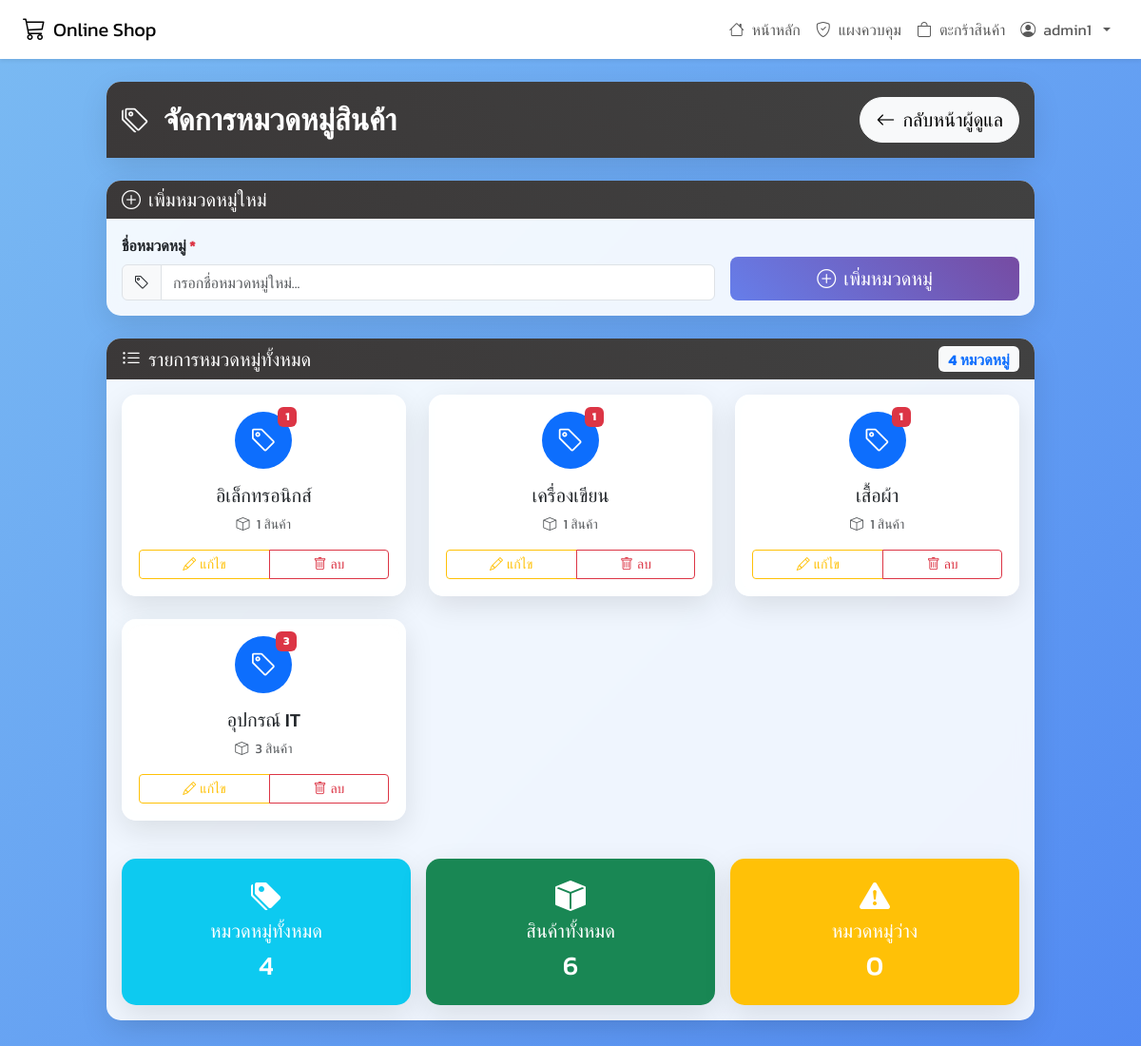
The app's page /admin/category.php (signed in) with its own data.
### tables this page shows
CREATE TABLE `categories` (
  `category_id` int(11) NOT NULL,
  `category_name` varchar(100) NOT NULL
);

### admin/category.php (the view, shortened to what this page needs)
<?php
require '../config.php';
$stmt = $conn->query("
    SELECT c.*,
           COALESCE(COUNT(p.product_id), 0) as product_count
    FROM categories c
    LEFT JOIN products p ON c.category_id = p.category_id
    GROUP BY c.category_id
    ORDER BY c.category_id ASC
");
$categories = $stmt->fetchAll(PDO::FETCH_ASSOC);
?>
<!DOCTYPE html>
<html lang="th">
<head>
    <link href="https://cdn.jsdelivr.net/npm/bootstrap@5.3.0/dist/css/bootstrap.min.css" rel="stylesheet">
    <link href="https://cdn.jsdelivr.net/npm/bootstrap-icons@1.11.0/font/bootstrap-icons.css" rel="stylesheet">
</head>
<body>
    <nav class="navbar navbar-expand-lg bg-white shadow-sm sticky-top">
    <div class="container-fluid px-4">
        <a class="navbar-brand d-flex align-items-center gap-2" href="/68s_onlineshop/index.php">
            <i class="bi bi-cart3 fs-4"></i>
            <span>Online Shop</span>
        </a>
        <div class="collapse navbar-collapse" id="navbarNav">
            <ul class="navbar-nav ms-auto align-items-center">
                <li class="nav-item">
                    <a class="nav-link d-flex align-items-center gap-2" href="/68s_onlineshop/index.php">
                        <i class="bi bi-house"></i>หน้าหลัก
                    </a>
                </li>
                <?php if (isset($_SESSION['role']) && $_SESSION['role'] == 'admin'): ?>
                    <li class="nav-item">
                        <a class="nav-link d-flex align-items-center gap-2" href="/68s_onlineshop/admin/index.php">
                            <i class="bi bi-shield-check"></i>แผงควบคุม
                        </a>
                    </li>
                <?php endif; ?>
                <?php if (isset($_SESSION['user_id'])): ?>
                    <li class="nav-item">
                        <a class="nav-link d-flex align-items-center gap-2" href="/68s_onlineshop/cart.php">
                            <i class="bi bi-bag"></i>ตะกร้าสินค้า
                        </a>
                    </li>
                    <li class="nav-item dropdown">
                        <a class="nav-link dropdown-toggle d-flex align-items-center gap-2" href="#" id="navbarDropdown" role="button" data-bs-toggle="dropdown" aria-expanded="false">
                            <i class="bi bi-person-circle"></i>
                            <?= htmlspecialchars($_SESSION['username']) ?>
                        </a>
                    </li>
                <?php endif; ?>
            </ul>
        </div>
    </div>
</nav>
    <div class="container-fluid pt-4">
        <div class="row justify-content-center mb-4">
            <div class="col-lg-10">
                <div class="card">
                    <div class="card-header text-white py-3">
                        <div class="d-flex align-items-center justify-content-between">
                            <div class="d-flex align-items-center">
                                <i class="bi bi-tags fs-3 me-3"></i>
                                <h2 class="mb-0 fw-bold ">จัดการหมวดหมู่สินค้า</h2>
                            </div>
                            <a href="index.php" class="btn btn-light btn-lg rounded-pill">
                                <i class="bi bi-arrow-left me-2"></i>กลับหน้าผู้ดูแล
                            </a>
                        </div>
                    </div>
                </div>
            </div>
        </div>
        <div class="row justify-content-center mb-4">
            <div class="col-lg-10">
                <div class="card">
                    <div class="card-header bg-success text-white">
                        <h5 class="mb-0"><i class="bi bi-plus-circle me-2"></i>เพิ่มหมวดหมู่ใหม่</h5>
                    </div>
                    <div class="card-body">
                        <form method="post" id="addCategoryForm">
                            <div class="row g-3 align-items-end">
                                <div class="col-md-8">
                                    <label class="form-label fw-bold">ชื่อหมวดหมู่ <span class="text-danger">*</span></label>
                                    <div class="input-group">
                                        <span class="input-group-text"><i class="bi bi-tag"></i></span>
                                        <input type="text" name="category_name" class="form-control" placeholder="กรอกชื่อหมวดหมู่ใหม่..." required>
                                    </div>
                                </div>
                                <div class="col-md-4">
                                    <button type="submit" name="add_category" class="btn btn-gradient btn-lg w-100">
                                        <i class="bi bi-plus-circle me-2"></i>เพิ่มหมวดหมู่
                                    </button>
                                </div>
                            </div>
                        </form>
                    </div>
                </div>
            </div>
        </div>
        <div class="row justify-content-center mb-5">
            <div class="col-lg-10">
                <div class="card">
                    <div class="card-header bg-primary text-white">
                        <div class="d-flex justify-content-between align-items-center">
                            <h5 class="mb-0"><i class="bi bi-list-ul me-2"></i>รายการหมวดหมู่ทั้งหมด</h5>
                            <span class="badge bg-light text-primary fs-6"><?= count($categories) ?> หมวดหมู่</span>
                        </div>
                    </div>
                    <div class="card-body">
                        <?php if (count($categories) === 0): ?>
                            <div class="text-center py-5">
                                <i class="bi bi-tags text-muted" style="font-size: 4rem;"></i>
                                <h4 class="text-muted mt-3">ยังไม่มีหมวดหมู่ในระบบ</h4>
                                <p class="text-muted">เริ่มต้นโดยการเพิ่มหมวดหมู่ใหม่</p>
                            </div>
                        <?php else: ?>
                            <div class="row g-4">
                                <?php foreach ($categories as $cat): ?>
                                    <div class="col-md-6 col-lg-4">
                                        <div class="card category-card h-100 position-relative">
                                            <div class="card-body text-center">
                                                <div class="mb-3">
                                                    <div class="bg-primary rounded-circle d-inline-flex align-items-center justify-content-center text-white position-relative" style="width: 60px; height: 60px;">
                                                        <i class="bi bi-tag fs-3"></i>
                                                        <?php if ($cat['product_count'] > 0): ?>
                                                            <span class="badge bg-danger product-count-badge"><?= $cat['product_count'] ?></span>
                                                        <?php endif; ?>
                                                    </div>
                                                </div>
                                                <div class="display-mode-<?= $cat['category_id'] ?>">
                                                    <h5 class="card-title mb-2"><?= htmlspecialchars($cat['category_name']) ?></h5>
                                                    <p class="text-muted small mb-3">
                                                        <i class="bi bi-box me-1"></i>
                                                        <?= $cat['product_count'] ?> สินค้า
                                                    </p>
                                                    <div class="btn-group w-100" role="group">
                                                        <button type="button" class="btn btn-outline-warning btn-sm edit-btn" data-category-id="<?= $cat['category_id'] ?>">
                                                            <i class="bi bi-pencil me-1"></i>แก้ไข
                                                        </button>
                                                        <button type="button" class="btn btn-outline-danger btn-sm delete-category"
                                                                data-category-id="<?= $cat['category_id'] ?>"
                                                                data-category-name="<?= htmlspecialchars($cat['category_name']) ?>"
                                                                data-product-count="<?= $cat['product_count'] ?>">
                                                            <i class="bi bi-trash me-1"></i>ลบ
                                                        </button>
                                                    </div>
                                                </div>
                                            </div>
                                        </div>
                                    </div>
                                <?php endforeach; ?>
                            </div>
                            <div class="row g-3 mt-4">
                                <div class="col-md-4">
                                    <div class="card bg-info text-white">
                                        <div class="card-body text-center">
                                            <i class="bi bi-tags-fill fs-2 mb-2"></i>
                                            <h5>หมวดหมู่ทั้งหมด</h5>
                                            <h3><?= count($categories) ?></h3>
                                        </div>
                                    </div>
                                </div>
                                <div class="col-md-4">
                                    <div class="card bg-success text-white">
                                        <div class="card-body text-center">
                                            <i class="bi bi-box-fill fs-2 mb-2"></i>
                                            <h5>สินค้าทั้งหมด</h5>
                                            <h3><?= array_sum(array_column($categories, 'product_count')) ?></h3>
                                        </div>
                                    </div>
                                </div>
                                <div class="col-md-4">
                                    <div class="card bg-warning text-white">
                                        <div class="card-body text-center">
                                            <i class="bi bi-exclamation-triangle-fill fs-2 mb-2"></i>
                                            <h5>หมวดหมู่ว่าง</h5>
                                            <h3><?= count(array_filter($categories, function($cat) { return $cat['product_count'] == 0; })) ?></h3>
                                        </div>
                                    </div>
                                </div>
                            </div>
                        <?php endif; ?>
                    </div>
                </div>
            </div>
        </div>
    </div>
</body>
</html>

### admin/category.php (style rules this page uses)
* { font-family: 'Kanit', sans-serif; }
body { background: linear-gradient(135deg, rgba(108, 179, 241, 0.9), rgba(63, 125, 241, 0.9) 100%); min-height: 100vh; }
.card { border: none; border-radius: 15px; box-shadow: 0 10px 30px rgba(0,0,0,0.1); backdrop-filter: blur(10px); background: rgba(255, 255, 255, 0.9); }
.card-header { border-radius: 15px 15px 0 0 !important; background: linear-gradient(45deg, #3b3838ff, #414141ff); border: none; }
.btn-gradient { background: linear-gradient(45deg, #667eea, #764ba2); border: none; color: white; transition: all 0.3s; }
.category-card { transition: all 0.3s; border: 2px solid transparent; }
.product-count-badge { position: absolute; top: -5px; right: -5px; }

### records on screen
categories: product_count "1", category_name "อิเล็กทรอนิกส์"
categories: product_count "1", category_name "เครื่องเขียน"
categories: product_count "1", category_name "เสื้อผ้า"
categories: product_count "3", category_name "อุปกรณ์ IT"

### other values on screen
$_SESSION['username'] "admin1"
count($categories) "4"
array_sum(array_column($categories, 'product_count')) "6"
